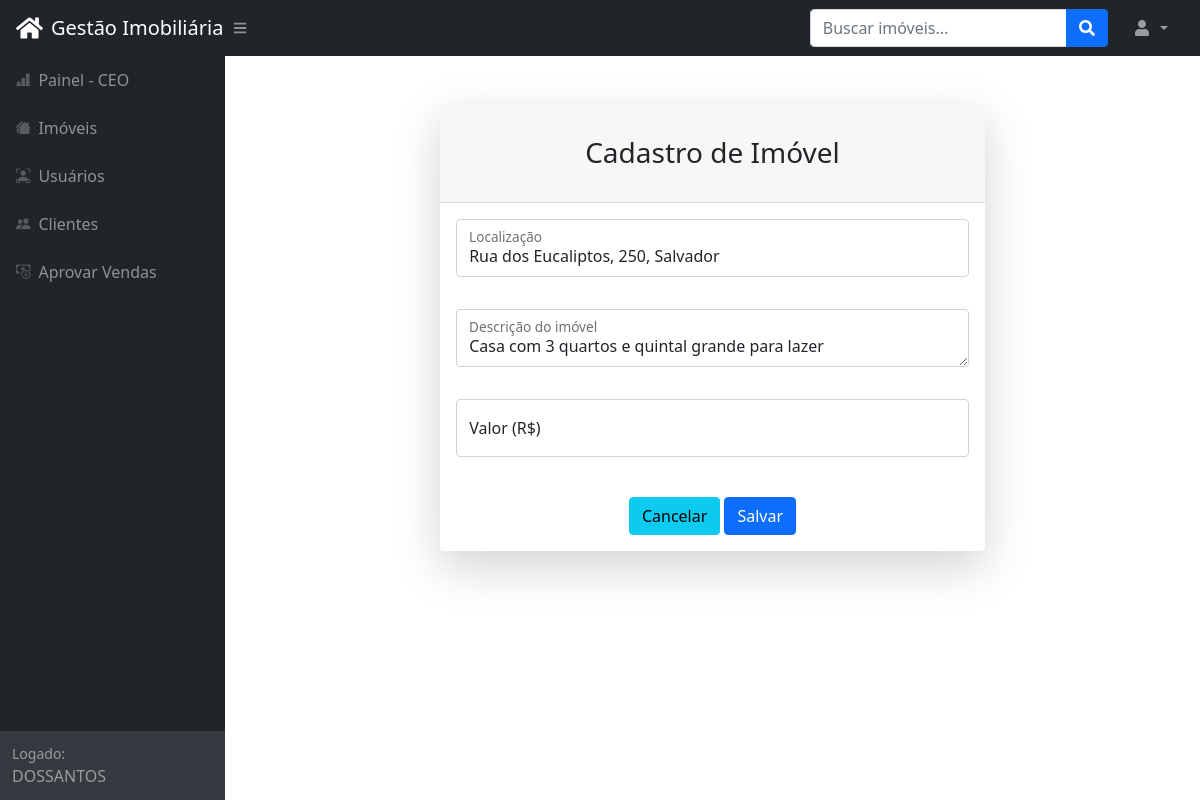
Page /cadastro_imovel/44 (signed in) on the committed database.
### tables this page shows
CREATE TABLE `imovel` (
  `CD_IMOVEL` int(11) NOT NULL,
  `DT_CADASTRO` timestamp NOT NULL DEFAULT current_timestamp(),
  `DESCRICAO` text NOT NULL,
  `LOCALIZACAO` varchar(150) NOT NULL,
  `VALOR` double NOT NULL,
  `SITUACAO` tinyint(2) NOT NULL DEFAULT 1,
  `CD_CLIENTE` int(11) DEFAULT NULL,
  `DT_VENDA` datetime DEFAULT NULL
);

### classes/db.class.php (called while the page is built, shortened)
<?php
class BD {
    private static $conn;
    public static function conn() {
        if (is_null(self::$conn)) {
            try {
                self::$conn = new PDO('mysql:host=localhost;port=3307;dbname=imoveis;', 'root', '');
                self::$conn->setAttribute(PDO::ATTR_ERRMODE, PDO::ERRMODE_EXCEPTION);
            } catch (PDOException $e) {
                die("Erro de conexão com o banco de dados: " . $e->getMessage());
            }
        }
        return self::$conn;
    }
}
?>

### classes/cadastro.class.php (called while the page is built, shortened)
<?php
class Cadastro extends BD {
    public function getImovelCd($cd_imovel) {
        try {
            $sql = "SELECT * FROM IMOVEL WHERE CD_IMOVEL = :cd_imovel";
            $stmt = BD::conn()->prepare($sql);
            $stmt->bindParam(':cd_imovel', $cd_imovel, PDO::PARAM_INT);
            $stmt->execute();
            $imovel = $stmt->fetch(PDO::FETCH_OBJ);
            return $imovel ?: false;
        } catch (PDOException $e) {
            echo 'Erro ao buscar imóvel: ' . htmlspecialchars($e->getMessage());
            return false;
        }
    }
}
?>

### config.php (called while the page is built, shortened)
<?php
require_once('classes/db.class.php');
include_once('classes/cadastro.class.php');
$base = 'http://localhost/imobiliaria';
?>

### pages/cadastro_imovel.php (the view, shortened to what this page needs)
<?php
$cad = new Cadastro();
if (!empty($cd)) {
    $dados = $cad->getImovelCd($cd);
    if (!$dados) {
        $cd = '';
        $descricao = '';
        $localizacao = '';
        $valor = '';
        $situacao = '1';
    } else {
        $descricao = $dados->DESCRICAO;
        $localizacao = $dados->LOCALIZACAO;
        $valor = number_format($dados->VALOR, 2, ',', '.');
    }
} else {
    $cd = '';
    $descricao = '';
    $localizacao = '';
    $valor = '';
    $situacao = '1';
}
?>
<div class="container">
    <div class="row justify-content-center">
        <div class="col-lg-7">
            <div class="card shadow-lg border-0 rounded-lg mt-5">
                <div class="card-header">
                    <h3 class="text-center font-weight-light my-4">Cadastro de Imóvel</h3>
                </div>
                <div class="card-body">
                    <form method="post" action="" enctype="multipart/form-data">
                        <div class="row mb-3">
                            <div class="col-md-12">
                                <div class="form-floating mb-3">
                                    <input class="form-control" id="localizacao" type="text" placeholder="Localização" value="<?php echo isset($_POST['localizacao']) ? htmlspecialchars($_POST['localizacao']) : htmlspecialchars($localizacao); ?>" name="localizacao" />
                                    <label for="localizacao">Localização</label>
                                </div>
                            </div>
                        </div>
                        <div class="row mb-3">
                            <div class="col-md-12">
                                <div class="form-floating mb-3">
                                    <textarea class="form-control" id="descricao" name="descricao" rows="4" placeholder="Descrição"><?php echo isset($_POST['descricao']) ? htmlspecialchars($_POST['descricao']) : htmlspecialchars($descricao); ?></textarea>
                                    <label for="descricao">Descrição do imóvel</label>
                                </div>
                            </div>
                        </div>
                        <div class="row mb-3">
                            <div class="col-md-12">
                                <div class="form-floating mb-3">
                                    <input class="form-control" id="valor" type="number" placeholder="Valor" value="<?php echo isset($_POST['valor']) ? htmlspecialchars($_POST['valor']) : htmlspecialchars($valor); ?>" name="valor" step="0.01" min="0" />
                                    <label for="valor">Valor (R$)</label>
                                </div>
                            </div>
                        </div>
                        <div class="mt-4 mb-0">
                            <a href="<?php echo $base; ?>/imoveis" class="btn btn-info btn-block">Cancelar</a>
                            <input type="submit" class="btn btn-primary btn-block" value="Salvar" />
                        </div>
                    </form>
                </div>
            </div>
        </div>
    </div>
</div>

### rows in the picture
imovel: localizacao "Rua dos Eucaliptos, 250, Salvador", descricao "Casa com 3 quartos e quintal grande para lazer"

### other values in the picture
$menu['leg'] "Painel - CEO"
$menu['leg'] "Imóveis"
$menu['leg'] "Usuários"
$menu['leg'] "Clientes"
$menu['leg'] "Aprovar Vendas"
$_SESSION['imoveis_usuario'] "DOSSANTOS"
